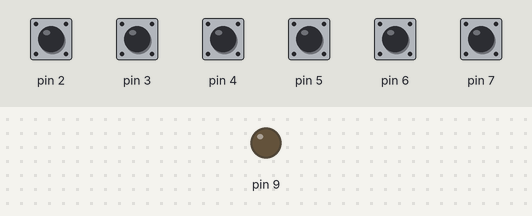
Recording of a program running on a simulated Arduino Nano, built with avr-gcc and run on an emulated ATmega328P. On the bench: output pins drawn as LEDs (lit = HIGH). The inputs (shaded band) are chosen by the test bench; at power-on: pin 2–7 HIGH.

Above: at 0.0 s.
At 0.4 s:
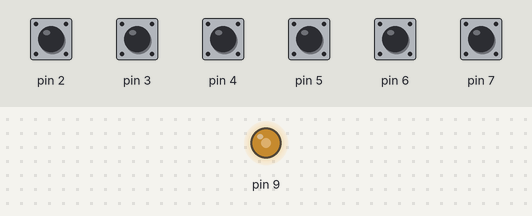
Timing chart, 0 to 1.4 s (numbered marks = the images above):
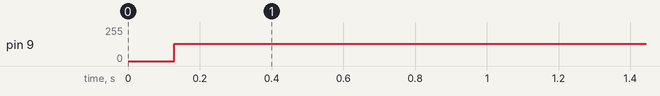

Measured:
- by itself, pin 9: 0/255 → 128/255 at 0.13 s

The program:

main.cpp
```cpp
#include <Arduino.h>
// Arduino polyphonic FM sound
// * 31250 Hz sampling rate
// * 9-bit resolution
// * 4-fold polyphony (4 different tones can play simulatenously)
// * 2 full octaves on 24 keys
// * FM-synthesis with time-varying modulation amplitude
// * ADSR envelopes
// * 8 pots for varying instrument parameters
// * multiplexed input allows to expand to 40keys
// Through PWM with timer1, sound is generated on pin 9
// by Rolf Oldeman May 2019
// Licence CC BY-NC-SA 2.5 https://creativecommons.org/licenses/by-nc-sa/2.5/

#define nokey 255

#define npot 8
byte ipot=0;

//set up array with sine values in signed 8-bit numbers
const float pi = 3.14159265;
char sine[256];
void setsine() {
  for (int i = 0; i < 256; ++i) {
    sine[i] = (sin(2 * 3.14159265 * (i + 0.5) / 256)) * 128;
  }
}

//set up array with exponential values mapping 0-255 -> 2^8 - 2^16
unsigned int exp8[256];
void setexp8(){
  for (int i = 0; i < 256; ++i) {
    exp8[i] = 256*exp(log(2.0)*(i+0.5)/32.0);
  }
}

//setup frequencies/phase increments, starting at C4=0 to B5. (A4 is defined as 440Hz)
unsigned int tone_inc[108];
void settones() {
  for (byte i=21; i<108; i++){
    tone_inc[i]= 27.5 * pow(2.0, ( (i-21) / 12.0)) * 65536.0 / (16000000.0/512) + 0.5;
  }
}

byte butstatD1=0xFF;
byte butstatD2=0xFF;
byte butstatD3=0xFF;
byte prevbutstatD1=0xFF;
byte prevbutstatD2=0xFF;
byte prevbutstatD3=0xFF;

void setup() {

  //disable all inerrupts to avoid glitches
  noInterrupts();

  //setup the array with sine values
  setsine();

  //setup the array with sine values
  setexp8();

  //setup array with tone frequency phase increments
  settones();

  //setup PORTD (pins D0-D7) for input with pull-up
  DDRD=0B00000000; PORTD=0B11111111;

  //setup PORTB (pins D8-D13) to high impedance, and D9 to output
  DDRB=0B00000010; PORTB=0B00000000;

  //setup PORTC (pins A0-A7) for input
  DDRC=0B00000000; PORTC=00000000;

  //Set a fast PWM signal on pin D9, TIMER1A, 9-bit resolution, 31250Hz
  TCCR1A = 0B10000010; //9-bit fast PWM
  TCCR1B = 0B00001001;

  //setup the ADC
  ADCSRA=B11110100; // prescale 16 -> 13 mus per sample, auto trigger
  ADCSRB=B00000000; // freerun
  ADMUX =B01100000; // Vcc ref, left-align, ch0

  Serial.begin(9600);
}

// Midi Input
static byte input[3];
static int index = 0;
static int velocity = 0;


//initialize the main parameters of the pulse length setting
#define nch 4 //number of channels that can produce sound simultaneously
unsigned int phase[nch]  = {0,0,0,0};
int          inc[nch]    = {0,0,0,0};
byte         amp[nch]    = {0,0,0,0};
unsigned int FMphase[nch]= {0,0,0,0};
unsigned int FMinc[nch]  = {0,0,0,0};
unsigned int FMamp[nch]  = {0,0,0,0};

// main function (forced inline) to update the pulse length
inline void setPWM() __attribute__((always_inline));
inline void setPWM() {

  //wait for the timer to complete loop
  while ((TIFR1 & 0B00000001) == 0);

  //Clear(!) the overflow bit by writing a 1 to it
  TIFR1 |= 0B00000001;

  //increment the phases of the FM
  FMphase[0] += FMinc[0];
  FMphase[1] += FMinc[1];
  FMphase[2] += FMinc[2];
  FMphase[3] += FMinc[3];

  //increment the phases of the note
  phase[0] += inc[0];
  phase[1] += inc[1];
  phase[2] += inc[2];
  phase[3] += inc[3];

  //calculate the output value and set pulse width for timer2
  int val = sine[(phase[0]+sine[FMphase[0]>>8]*FMamp[0]) >> 8] * amp[0];
  val += sine[(phase[1]+sine[FMphase[1]>>8]*FMamp[1]) >> 8] * amp[1];
  val += sine[(phase[2]+sine[FMphase[2]>>8]*FMamp[2]) >> 8] * amp[2];
  val += sine[(phase[3]+sine[FMphase[3]>>8]*FMamp[3]) >> 8] * amp[3];

  //set the pulse length
  OCR1A = val/128 + 256;
}

//instrument parameters default piano
unsigned int ADSR_a  = 4096;
unsigned int ADSR_d  = 8;
unsigned int ADSR_s  = 0;
unsigned int ADSR_r  = 64;
unsigned int FM_inc  = 256;
unsigned int FM_a1   = 128;
unsigned int FM_a2   = 64;
unsigned int FM_dec  = 64;

//properties of each note played
byte         iADSR[nch]     = {0, 0, 0, 0};
unsigned int envADSR[nch]   = {0, 0, 0, 0};
byte         amp_base[nch]  = {0, 0, 0, 0};
unsigned int inc_base[nch]  = {0, 0, 0, 0};
unsigned int FMexp[nch]     = {0, 0, 0, 0};
unsigned int FMval[nch]     = {0, 0, 0, 0};
byte         keych[nch]     = {0, 0, 0, 0};
unsigned int tch[nch]       = {0, 0, 0, 0};


// main loop. Duration of loop is determined by number of setPWM calls
// Each setPWMcall corresponds to 512 cycles=32mus
// Tloop= 32mus * #setPWM. #setPWM=16 gives Tloop=0.512ms
void loop() {

  //read and interpret input buttons
  prevbutstatD1 = butstatD1;
  prevbutstatD2 = butstatD2;
  prevbutstatD3 = butstatD3;
  DDRB|=0B00001000; delayMicroseconds(3); butstatD1 = PIND; DDRB&=0B11110111;
  DDRB|=0B00000100; delayMicroseconds(3); butstatD2 = PIND; DDRB&=0B11111011;
  DDRB|=0B00000001; delayMicroseconds(3); butstatD3 = PIND; DDRB&=0B11111110;

  //if((butstatD1&1)==0)PORTB|=0B00100000;
  //else PORTB&=0B11011111;

  byte keypressed = nokey;
  byte keyreleased = nokey;
  // if(butstatD1!=prevbutstatD1){
  //   if ( (butstatD1 & (1<<0)) == 0 and (prevbutstatD1 & (1<<0)) >  0 ) keypressed  =  0;
  //   if ( (butstatD1 & (1<<0)) >  0 and (prevbutstatD1 & (1<<0)) == 0 ) keyreleased =  0;
  //   if ( (butstatD1 & (1<<1)) == 0 and (prevbutstatD1 & (1<<1)) >  0 ) keypressed  =  1;
  //   if ( (butstatD1 & (1<<1)) >  0 and (prevbutstatD1 & (1<<1)) == 0 ) keyreleased =  1;
  //   if ( (butstatD1 & (1<<2)) == 0 and (prevbutstatD1 & (1<<2)) >  0 ) keypressed  =  2;
  //   if ( (butstatD1 & (1<<2)) >  0 and (prevbutstatD1 & (1<<2)) == 0 ) keyreleased =  2;
  //   if ( (butstatD1 & (1<<3)) == 0 and (prevbutstatD1 & (1<<3)) >  0 ) keypressed  =  3;
  //   if ( (butstatD1 & (1<<3)) >  0 and (prevbutstatD1 & (1<<3)) == 0 ) keyreleased =  3;
  //   if ( (butstatD1 & (1<<4)) == 0 and (prevbutstatD1 & (1<<4)) >  0 ) keypressed  =  4;
  //   if ( (butstatD1 & (1<<4)) >  0 and (prevbutstatD1 & (1<<4)) == 0 ) keyreleased =  4;
  //   if ( (butstatD1 & (1<<5)) == 0 and (prevbutstatD1 & (1<<5)) >  0 ) keypressed  =  5;
  //   if ( (butstatD1 & (1<<5)) >  0 and (prevbutstatD1 & (1<<5)) == 0 ) keyreleased =  5;
  //   if ( (butstatD1 & (1<<6)) == 0 and (prevbutstatD1 & (1<<6)) >  0 ) keypressed  =  6;
  //   if ( (butstatD1 & (1<<6)) >  0 and (prevbutstatD1 & (1<<6)) == 0 ) keyreleased =  6;
  //   if ( (butstatD1 & (1<<7)) == 0 and (prevbutstatD1 & (1<<7)) >  0 ) keypressed  =  7;
  //   if ( (butstatD1 & (1<<7)) >  0 and (prevbutstatD1 & (1<<7)) == 0 ) keyreleased =  7;
  // }
  // if(butstatD2!=prevbutstatD2){
  //   if ( (butstatD2 & (1<<0)) == 0 and (prevbutstatD2 & (1<<0)) >  0 ) keypressed  =  8;
  //   if ( (butstatD2 & (1<<0)) >  0 and (prevbutstatD2 & (1<<0)) == 0 ) keyreleased =  8;
  //   if ( (butstatD2 & (1<<1)) == 0 and (prevbutstatD2 & (1<<1)) >  0 ) keypressed  =  9;
  //   if ( (butstatD2 & (1<<1)) >  0 and (prevbutstatD2 & (1<<1)) == 0 ) keyreleased =  9;
  //   if ( (butstatD2 & (1<<2)) == 0 and (prevbutstatD2 & (1<<2)) >  0 ) keypressed  = 10;
  //   if ( (butstatD2 & (1<<2)) >  0 and (prevbutstatD2 & (1<<2)) == 0 ) keyreleased = 10;
  //   if ( (butstatD2 & (1<<3)) == 0 and (prevbutstatD2 & (1<<3)) >  0 ) keypressed  = 11;
  //   if ( (butstatD2 & (1<<3)) >  0 and (prevbutstatD2 & (1<<3)) == 0 ) keyreleased = 11;
  //   if ( (butstatD2 & (1<<4)) == 0 and (prevbutstatD2 & (1<<4)) >  0 ) keypressed  = 12;
  //   if ( (butstatD2 & (1<<4)) >  0 and (prevbutstatD2 & (1<<4)) == 0 ) keyreleased = 12;
  //   if ( (butstatD2 & (1<<5)) == 0 and (prevbutstatD2 & (1<<5)) >  0 ) keypressed  = 13;
  //   if ( (butstatD2 & (1<<5)) >  0 and (prevbutstatD2 & (1<<5)) == 0 ) keyreleased = 13;
  //   if ( (butstatD2 & (1<<6)) == 0 and (prevbutstatD2 & (1<<6)) >  0 ) keypressed  = 14;
  //   if ( (butstatD2 & (1<<6)) >  0 and (prevbutstatD2 & (1<<6)) == 0 ) keyreleased = 14;
  //   if ( (butstatD2 & (1<<7)) == 0 and (prevbutstatD2 & (1<<7)) >  0 ) keypressed  = 15;
  //   if ( (butstatD2 & (1<<7)) >  0 and (prevbutstatD2 & (1<<7)) == 0 ) keyreleased = 15;
  // }
  // if(butstatD3!=prevbutstatD3){
  //   if ( (butstatD3 & (1<<0)) == 0 and (prevbutstatD3 & (1<<0)) >  0 ) keypressed  = 16;
  //   if ( (butstatD3 & (1<<0)) >  0 and (prevbutstatD3 & (1<<0)) == 0 ) keyreleased = 16;
  //   if ( (butstatD3 & (1<<1)) == 0 and (prevbutstatD3 & (1<<1)) >  0 ) keypressed  = 17;
  //   if ( (butstatD3 & (1<<1)) >  0 and (prevbutstatD3 & (1<<1)) == 0 ) keyreleased = 17;
  //   if ( (butstatD3 & (1<<2)) == 0 and (prevbutstatD3 & (1<<2)) >  0 ) keypressed  = 18;
  //   if ( (butstatD3 & (1<<2)) >  0 and (prevbutstatD3 & (1<<2)) == 0 ) keyreleased = 18;
  //   if ( (butstatD3 & (1<<3)) == 0 and (prevbutstatD3 & (1<<3)) >  0 ) keypressed  = 19;
  //   if ( (butstatD3 & (1<<3)) >  0 and (prevbutstatD3 & (1<<3)) == 0 ) keyreleased = 19;
  //   if ( (butstatD3 & (1<<4)) == 0 and (prevbutstatD3 & (1<<4)) >  0 ) keypressed  = 20;
  //   if ( (butstatD3 & (1<<4)) >  0 and (prevbutstatD3 & (1<<4)) == 0 ) keyreleased = 20;
  //   if ( (butstatD3 & (1<<5)) == 0 and (prevbutstatD3 & (1<<5)) >  0 ) keypressed  = 21;
  //   if ( (butstatD3 & (1<<5)) >  0 and (prevbutstatD3 & (1<<5)) == 0 ) keyreleased = 21;
  //   if ( (butstatD3 & (1<<6)) == 0 and (prevbutstatD3 & (1<<6)) >  0 ) keypressed  = 22;
  //   if ( (butstatD3 & (1<<6)) >  0 and (prevbutstatD3 & (1<<6)) == 0 ) keyreleased = 22;
  //   if ( (butstatD3 & (1<<7)) == 0 and (prevbutstatD3 & (1<<7)) >  0 ) keypressed  = 23;
  //   if ( (butstatD3 & (1<<7)) >  0 and (prevbutstatD3 & (1<<7)) == 0 ) keyreleased = 23;
  // }

  setPWM(); //#1

  //setup one POT
  ADMUX &=B11111000; ADMUX |= ipot;

  setPWM(); //#2

  //readout one pot
  // byte potval=ADCH;

  // //interpret pot values
  // if(ipot==7) ADSR_a  = 4096;//exp8[255-potval]>>4;     // range: 4096-256-16 = 8ms-128ms-2s
  // if(ipot==6) ADSR_d  = 16;//exp8[255-potval]>>4;
  // if(ipot==5) ADSR_s  = 255;//potval<<8;          // range 0-255 = 0.0-0.5-1.0
  // if(ipot==4) ADSR_r  = 120;//exp8[255-potval]>>4;
  // if(ipot==3) FM_inc  = 512;//exp8[potval]>>4;         // range 16-256-4096 = fm/fc 0.06 - 1.0 - 16
  // if(ipot==2) FM_a1   = -1;//(exp8[potval]-258)>>4;   // range 0 -240 -4080 ~ beta 0 - 1 -16
  // if(ipot==1) FM_a2   = -1;//(exp8[potval]-258)>>4;
  // if(ipot==0) FM_dec  = 1;//exp8[255-potval]>>4;
  // unsigned int FM_a0=FM_a2;
  // int          FM_da=FM_a1-FM_a2;
  // ipot++;
  // if (ipot>=npot) ipot=0;

  // Serial
  if(UCSR0A & (1<<RXC0))
  {
    input[index++] = UDR0;
  }

  if (index == 3)
  {
    if(input[0] >= 0xb0 && input[0] <= 0xbf)
    {
      if(input [1] >= 0x14 && input[1] <= 0x1f)
      {
        int val = input[2]*2;
        switch(input[1] - 0x14)
        {
          case 0:
            FM_dec = exp8[255-val]>>4;
            break;
          case 1:
            FM_a2 = (exp8[val]-258)>>4;
            break;
          case 2:
            FM_a1 = (exp8[val]-258)>>4;
            break;
          case 3:
            FM_inc = exp8[val]>>4;
            break;
          case 4:
            ADSR_r = exp8[255-val]>>4;
            break;
          case 5:
            ADSR_s = val<<8;
            break;
          case 6:
            ADSR_d = exp8[255-val]>>4;
            break;
          case 7:
            ADSR_a = exp8[255-val]>>4;
            break;
        }
      }
    }
    else if(input[0] >= 0x90 && input[0] <= 0x9f)
    {
      keypressed = input[1];
      velocity = input[2];
    }
    else if(input[0] >= 0x80 && input[0] <= 0x8f)
    {
      keyreleased = input[1];
    }
    index = 0;
  }
  unsigned int FM_a0=FM_a2;
  int          FM_da=FM_a1-FM_a2;

  setPWM(); //#3


  //find the best channel to start a new note
  byte nextch = 255;
  //first check if the key is still being played
  if (iADSR[0] > 0 and keypressed == keych[0])nextch = 0;
  if (iADSR[1] > 0 and keypressed == keych[1])nextch = 1;
  if (iADSR[2] > 0 and keypressed == keych[2])nextch = 2;
  if (iADSR[3] > 0 and keypressed == keych[3])nextch = 3;
  //then check for an empty channel
  if (nextch == 255) {
    if (iADSR[0] == 0)nextch = 0;
    if (iADSR[1] == 0)nextch = 1;
    if (iADSR[2] == 0)nextch = 2;
    if (iADSR[3] == 0)nextch = 3;
  }
  //otherwise use the channel with the longest playing note
  if (nextch == 255) {
    nextch = 0;
    if (tch[0] > tch[nextch])nextch = 0;
    if (tch[1] > tch[nextch])nextch = 1;
    if (tch[2] > tch[nextch])nextch = 2;
    if (tch[3] > tch[nextch])nextch = 3;
  }

  setPWM(); //#4

  //initiate new note if needed
  if (keypressed != nokey) {
    phase[nextch]=0;
    amp_base[nextch] = 64 * (velocity/127.0f);
    inc_base[nextch] = tone_inc[keypressed];
    iADSR[nextch] = 1;
    FMphase[nextch]=0;
    FMexp[nextch]=0xFFFF;
    keych[nextch] = keypressed;
    tch[nextch] = 0;
  }

  setPWM(); //#5

  //stop a note if the button is released
  if (keyreleased != nokey) {
    if (keych[0] == keyreleased)iADSR[0] = 4;
    if (keych[1] == keyreleased)iADSR[1] = 4;
    if (keych[2] == keyreleased)iADSR[2] = 4;
    if (keych[3] == keyreleased)iADSR[3] = 4;
  }

  setPWM(); //#6

  //update FM decay exponential
  FMexp[0]-=(long)FMexp[0]*FM_dec>>16;
  FMexp[1]-=(long)FMexp[1]*FM_dec>>16;
  FMexp[2]-=(long)FMexp[2]*FM_dec>>16;
  FMexp[3]-=(long)FMexp[3]*FM_dec>>16;

  setPWM(); //#7

  //adjust the ADSR envelopes
  for (byte ich = 0; ich < nch; ich++) {
    if (iADSR[ich] == 4) { // in RELEASE
      if (envADSR[ich] <= ADSR_r) {
        envADSR[ich] = 0;
        iADSR[ich] = 0;
      }
      else envADSR[ich] -= ADSR_r;
    }
    if (iADSR[ich] == 3) { // in SUSTAIN
      envADSR[ich] = ADSR_s;
    }
    if (iADSR[ich] == 2) { // in DECAY
      if (envADSR[ich] <= (ADSR_s + ADSR_d)) {
        envADSR[ich] = ADSR_s;
        iADSR[ich] = 3;
      }
      else envADSR[ich] -= ADSR_d;
    }
    if (iADSR[ich] == 1) { // in ATTACK
      if ((0xFFFF - envADSR[ich]) <= ADSR_a) {
        envADSR[ich] = 0xFFFF;
        iADSR[ich] = 2;
      }
      else envADSR[ich] += ADSR_a;
    }
    tch[ich]++;
    setPWM(); //#8-11
  }

  //update the tone for channel 0
  amp[0] = (amp_base[0] * (envADSR[0] >> 8)) >> 8;
  inc[0] = inc_base[0];
  FMamp[0] = FM_a0 + ((long)FM_da * FMexp[0]>>16);
  FMinc[0] = ((long)inc_base[0]*FM_inc)/256;
  setPWM(); //#12

  //update the tone for channel 1
  amp[1] = (amp_base[1] * (envADSR[1] >> 8)) >> 8;
  inc[1] = inc_base[1];
  FMamp[1] = FM_a0 + ((long)FM_da * FMexp[1]>>16);
  FMinc[1] = ((long)inc_base[1]*FM_inc)/256;
  setPWM(); //#13

  //update the tone for channel 2
  amp[2] = (amp_base[2] * (envADSR[2] >> 8)) >> 8;
  inc[2] = inc_base[2];
  FMamp[2] = FM_a0 + ((long)FM_da * FMexp[2]>>16);
  FMinc[2] = ((long)inc_base[2]*FM_inc)/256;
  setPWM(); //#14

  //update the tone for channel 3
  amp[3] = (amp_base[3] * (envADSR[3] >> 8)) >> 8;
  inc[3] = inc_base[3];
  FMamp[3] = FM_a0 + ((long)FM_da * FMexp[3]>>16);
  FMinc[3] = ((long)inc_base[3]*FM_inc)/256;
  setPWM(); //#15

  //update counters
  tch[0]++;
  tch[1]++;
  tch[2]++;
  tch[3]++;

  setPWM(); //#16

}
```
